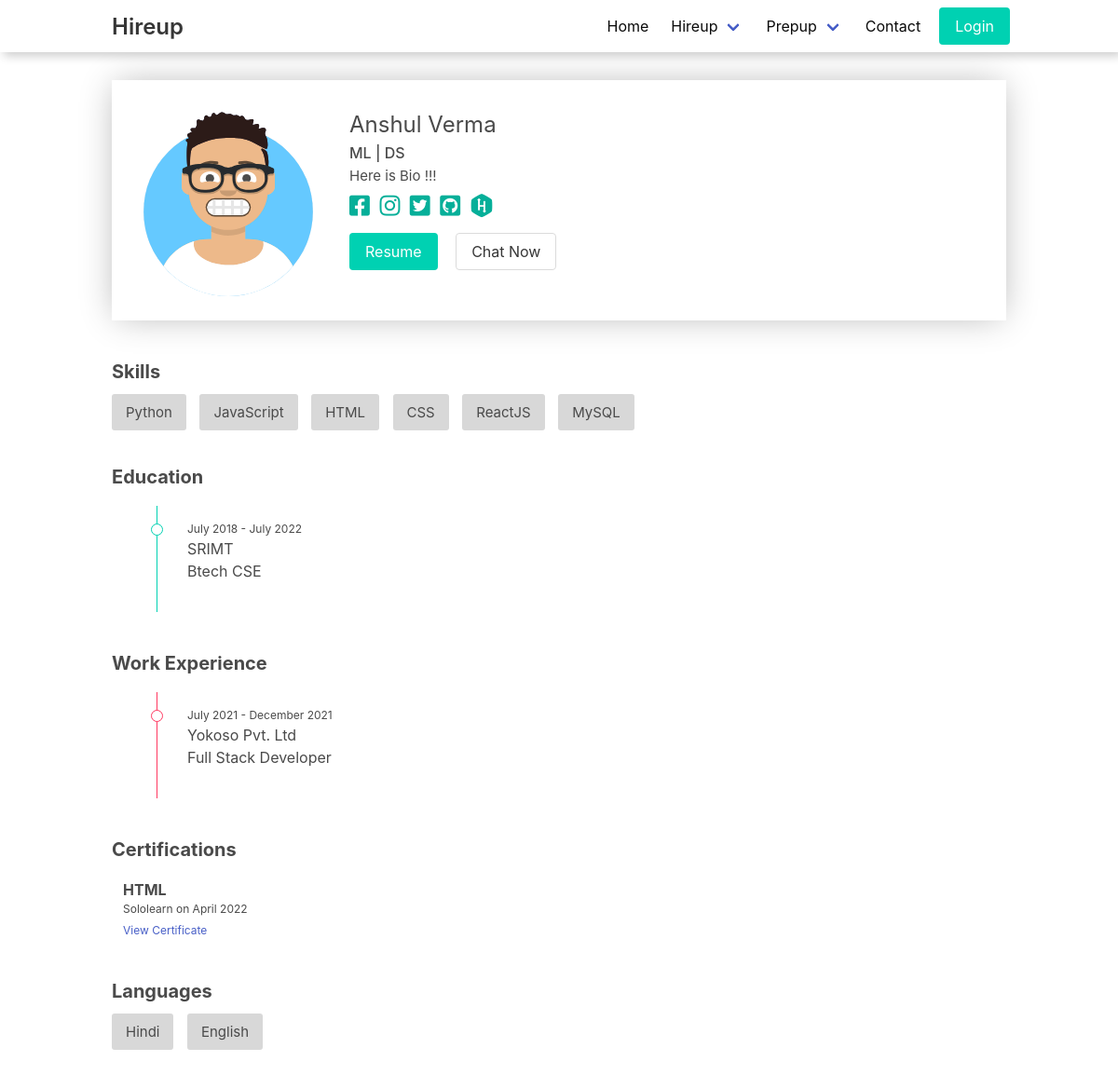
The page /profile/user1@yopmail.com on the database as committed earlier.
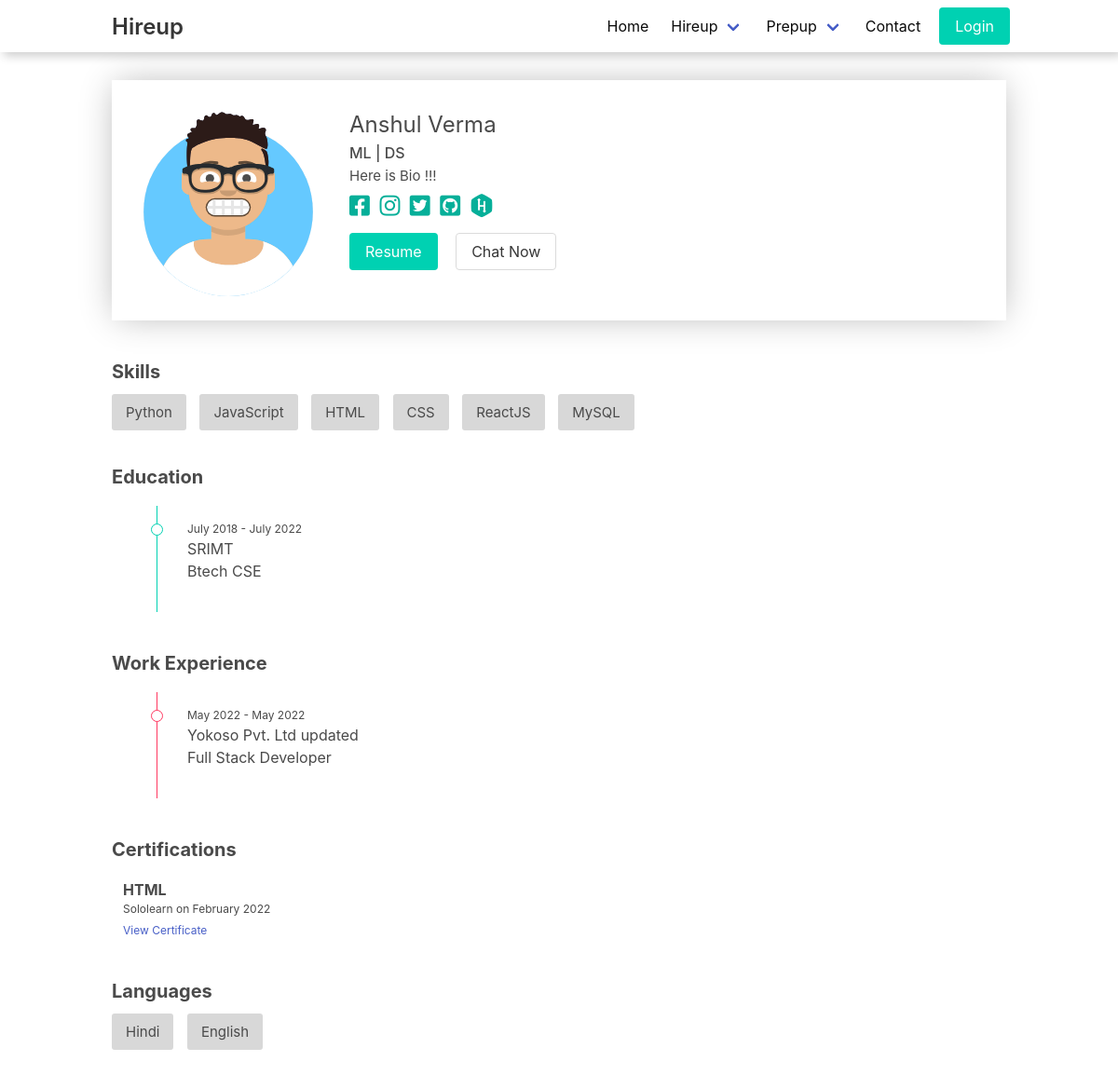
The same page on the database as committed later.
### HireApp/models.py (models this page shows, shortened)
class Experience(models.Model):
    organisation = models.CharField(max_length=100, null=True)
    start_year = models.CharField(max_length=20, null=True)
    end_year = models.CharField(max_length=20, null=True)
    designation = models.CharField(max_length=100, null=True)
    username = models.ForeignKey(User, on_delete=models.CASCADE, null=True)

class Certification(models.Model):
    name = models.CharField(max_length=100)
    organisation = models.CharField(max_length=10)
    issue_date = models.CharField(max_length=30)
    url = models.CharField(max_length=100)
    username = models.ForeignKey(User, on_delete=models.CASCADE, null=True)

### UserApp/views.py (the view)
# urls.py: path('profile/', userprofile, name="userprofile"),
def profile(request, user):
    user = get_object_or_404(User, email=user)
    print(user)
    user_profile = UserProfile.objects.filter(username=user).filter()
    print(user_profile)
    if user_profile.exists():
        user_profile = user_profile.first()
        user_profile.first_name = user.first_name
        user_profile.last_name = user.last_name
        if Skill.objects.filter(
                username=user).exists():
            user_profile.tech_stack = eval(Skill.objects.filter(
                username=user).first().name)
        user_profile.education = Education.objects.filter(
            username=user).order_by('start_year')
        user_profile.experience = Experience.objects.filter(
            username=user).order_by('start_year')
        user_profile.certification = Certification.objects.filter(
            username=user).order_by('issue_date')
        user_profile.resume = "https://shift-agreements.s3.ap-south-1.amazonaws.com/" + \
            str(user_profile.resume)
        return render(request, 'users/profile.html', {"data": user_profile, 'user': user})

### HireApp/models.py (called while the page is built)
    def __str__(self):
        return str(self.username)

### templates/users/profile.html (shortened to what the changed rows need)
{% extends "layout.html" %} {% load static %} {% block css %}
<link rel="stylesheet" href="{% static 'css/job.css' %}" />
<link rel="stylesheet" href="{% static 'css/userprofile.css' %}" />
{% endblock %} {% block body %}
<div class="user__profile container">
    <div class="profile__body">
        <div class="profile__div">
            <h2 class="mt-5 mb-4 is-size-5"><b>Skills</b></h2>
        </div>
        <div class="profile__div">
            <h2 class="mt-5 mb-4 is-size-5"><b>Education</b>&nbsp;&nbsp;
                <span class="icon has-text-primary">
                </span>
            </h2>
        </div>
        <div class="profile__div">
            <h2 class="mt-5 mb-4 is-size-5"><b>Work Experience</b>
            </h2>
            <ul class="timeline">
                {% for experience in data.experience %}
                <li class="timeline-item is-danger">
                    <div class="timeline-tag"></div>
                    <div class="timeline-content">
                        <p class="is-size-7">{{experience.start_year}} - {{experience.end_year}} &nbsp;
                        </p>
                        <p>{{experience.organisation}}</p>
                        <p class="is-size-6">{{experience.designation}}</p>
                    </div>
                </li>
                {% endfor %}
            </ul>
        </div>
        <div class="profile__div">
            <h2 class="mt-5 mb-4 is-size-5"><b>Certifications</b>&nbsp;&nbsp;
            </h2>
            {% for certification in data.certification %}
            <div class="mb-3 ml-3 certficate">
                <div class="timeline-content">
                    <p class="is-size-6"><b>{{certification.name}}</b> &nbsp;
                    </p>
                    <p class="is-size-7">{{certification.organisation}} on {{certification.issue_date}}</p>
                    <a href="http://" class="is-size-7">View Certificate</a>
                </div>
            </div>
            {% endfor %}
        </div>
        <div class="profile__div">
            <h2 class="mt-5 mb-4 is-size-5"><b>Languages</b></h2>
        </div>
    </div>
    {% endblock %} {% block script %} {% endblock %}

Rows that differ between the two databases and show on the page:
changed Experience "Full Stack Developer": start_year "July 2021" → "May 2022"; end_year "December 2021" → "May 2022"; organisation "Yokoso Pvt. Ltd" → "Yokoso Pvt. Ltd updated"
changed Certification "HTML": issue_date "April 2022" → "February 2022"
